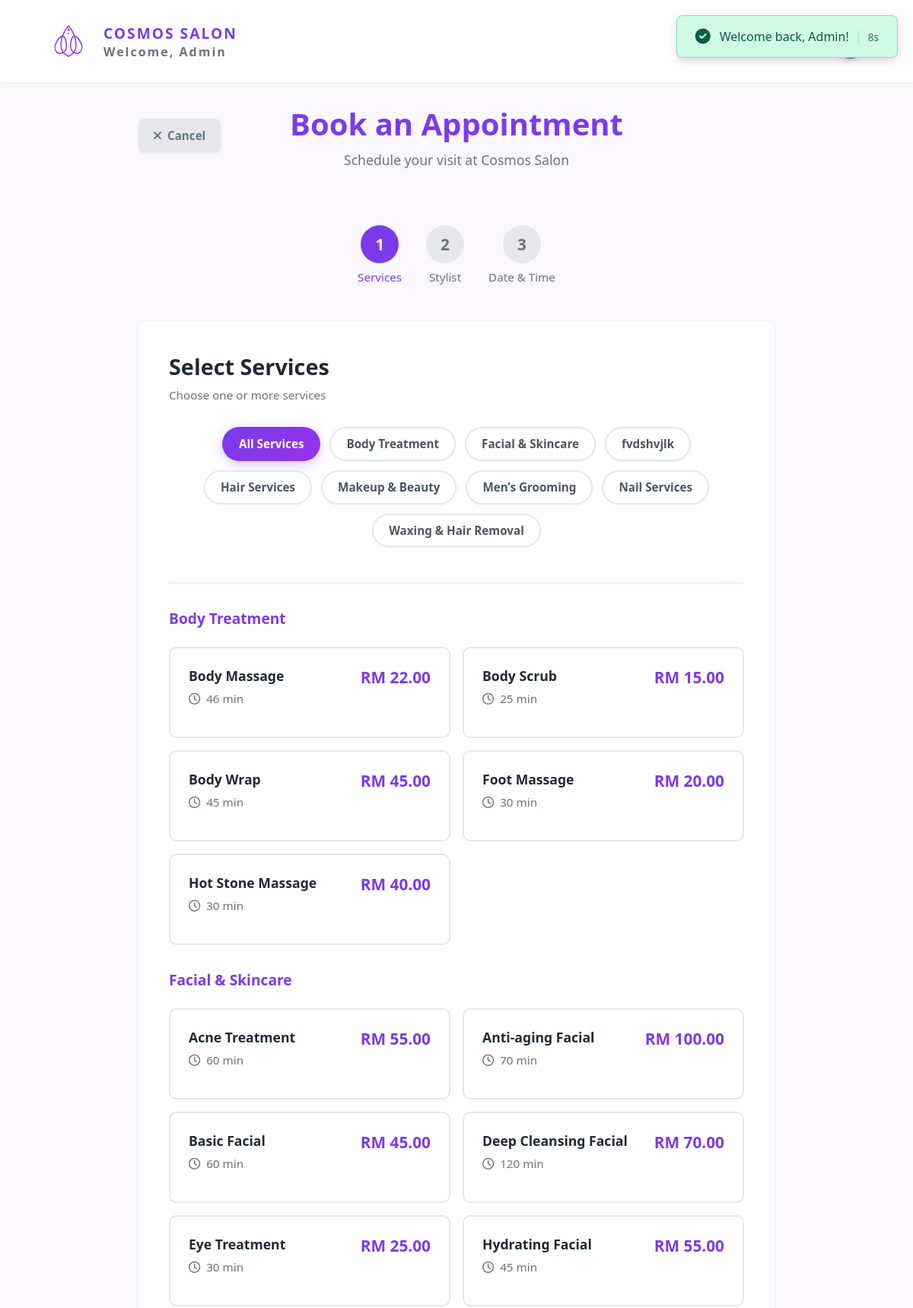
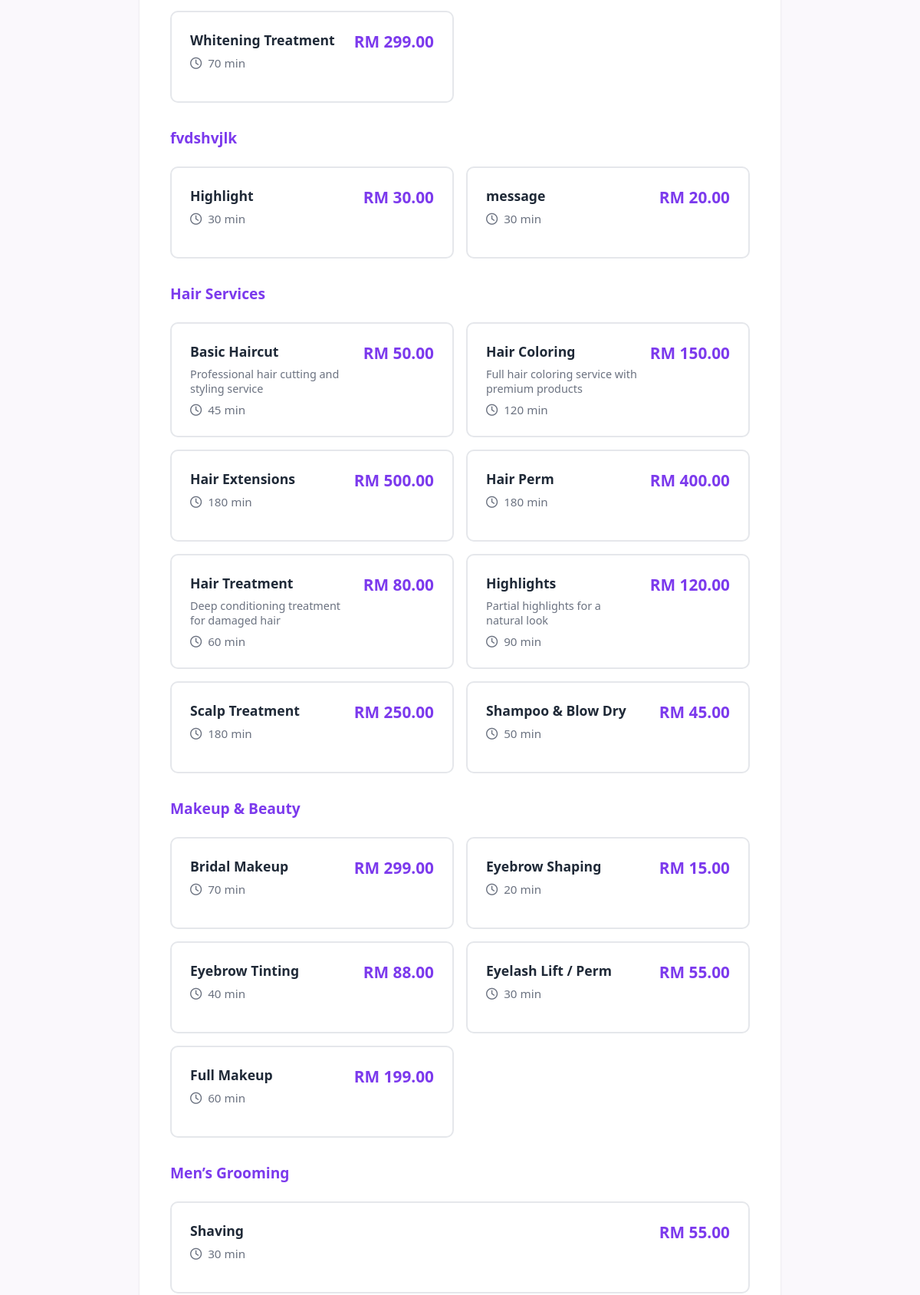
Screenshot of /salonsystem/appointment/appointment.php (signed in, upper part) with the database file from the repository (2 pictures, top to bottom).
### tables this page shows
CREATE TABLE `user` (
  `user_id` int(11) NOT NULL,
  `name` varchar(50) NOT NULL,
  `email` varchar(100) NOT NULL,
  `phone` varchar(20) NOT NULL,
  `password_hash` varchar(255) NOT NULL,
  `role` enum('Customer','Staff','Admin') NOT NULL DEFAULT 'Customer',
  `created_at` timestamp NOT NULL DEFAULT current_timestamp()
);

CREATE TABLE `service` (
  `service_id` int(11) NOT NULL,
  `service_name` varchar(100) NOT NULL,
  `description` text DEFAULT NULL,
  `duration_minutes` int(11) NOT NULL,
  `category_id` int(11) NOT NULL,
  `price` decimal(10,2) NOT NULL,
  `status` enum('Active','Inactive') DEFAULT 'Active',
  `created_at` timestamp NOT NULL DEFAULT current_timestamp(),
  `updated_at` timestamp NOT NULL DEFAULT current_timestamp() ON UPDATE current_timestamp()
);

### salonsystem/appointment/appointment.php (the view, shortened to what this page needs)
<?php
require_once '../config.php';
$pageCSS = '../css/appointment.css';
$services = [];
$categoryLabels = [];
try {
    $sql = "SELECT s.*, c.category_name
            FROM service s
            JOIN category c ON s.category_id = c.category_id
            WHERE s.status = 'Active'
            ORDER BY c.category_name, s.service_name";
    $stmt = $pdo->prepare($sql);
    $stmt->execute();
    while ($row = $stmt->fetch(PDO::FETCH_ASSOC)) {
        $categoryName = trim($row['category_name'] ?? '');
        $categoryName = preg_replace('/\s+/', ' ', $categoryName);
        $categoryKey = strtolower($categoryName);
        if (!isset($categoryLabels[$categoryKey])) {
            $categoryLabels[$categoryKey] = $categoryName;
            $services[$categoryLabels[$categoryKey]] = [];
        }
        $services[$categoryLabels[$categoryKey]][] = $row;
    }
} catch (PDOException $e) {
    error_log("Error loading services: " . $e->getMessage());
    $_SESSION['error_message'] = "Error loading services. Please try again later.";
}
include '../head.php';
include '../flash_message.php';
?>
<div class="appointment-container">
    <div class="appointment-header">
        <a href="my_bookings.php" class="cancel-btn">
            <i class="fas fa-times"></i> Cancel
        </a>
        <div class="header-content">
            <h1>Book an Appointment</h1>
            <p>Schedule your visit at Cosmos Salon</p>
        </div>
    </div>
    <div class="steps-container">
        <div class="step active" id="step-1">
            <div class="step-number">1</div>
            <div class="step-label">Services</div>
        </div>
        <div class="step" id="step-2">
            <div class="step-number">2</div>
            <div class="step-label">Stylist</div>
        </div>
        <div class="step" id="step-3">
            <div class="step-number">3</div>
            <div class="step-label">Date & Time</div>
        </div>
    </div>
    <form method="POST" action="" id="appointmentForm">
<div class="form-step active" id="service-step">
    <div class="step-title">
        <h2>Select Services</h2>
        <p style="color: #6b7280; font-size: 0.95rem; margin-top: 0.5rem;">Choose one or more services</p>
    </div>
    <div class="category-filter-container">
        <div class="filter-chips">
            <button type="button" class="filter-chip active" data-filter="all" onclick="filterServicesByCategory(this)">
                All Services
            </button>
            <?php
            $displayedCategories = [];
            foreach ($services as $category => $categoryServices):
                if (!in_array($category, $displayedCategories)):
                    $displayedCategories[] = $category;
                    $categorySlug = strtolower(preg_replace('/[^a-z0-9]+/', '-', $category));
            ?>
                <button type="button" class="filter-chip"
                        data-filter="<?php echo $categorySlug; ?>"
                        onclick="filterServicesByCategory(this)">
                    <?php echo htmlspecialchars($category); ?>
                </button>
            <?php
                endif;
            endforeach;
            ?>
        </div>
    </div>
    <div class="services-grid">
        <?php foreach ($services as $category => $categoryServices):
            $categorySlug = strtolower(preg_replace('/[^a-z0-9]+/', '-', $category));
        ?>
            <div class="service-category-section" data-category="<?php echo $categorySlug; ?>">
                <h3 class="category-header"><?php echo htmlspecialchars($category); ?></h3>
                <div class="services-list">
                    <?php foreach ($categoryServices as $service): ?>
                        <label class="service-option">
                            <div class="service-card">
                                <div class="service-info">
                                    <h4><?php echo htmlspecialchars($service['service_name']); ?></h4>
                                    <p class="service-description"><?php echo htmlspecialchars($service['description'] ?? ''); ?></p>
                                    <p class="service-duration">
                                        <i class="far fa-clock"></i>
                                        <?php echo $service['duration_minutes']; ?> min
                                    </p>
                                </div>
                                <div class="service-price">
                                    RM <?php echo number_format($service['price'], 2); ?>
                                </div>
                            </div>
                        </label>
                    <?php endforeach; ?>
                </div>
            </div>
        <?php endforeach; ?>
    </div>
</div>
    </form>
</div>
</body>
</html>

### salonsystem/head.php (shortened to what this page needs)
<?php
require_once __DIR__ . '/config.php';
$currentUser = null;
if (isset($_SESSION['logged_in']) && $_SESSION['logged_in'] === true && isset($_SESSION['user_id'])) {
    try {
        $stmt = $pdo->prepare("SELECT user_id, name, email, phone, role FROM user WHERE user_id = ?");
        $stmt->execute([$_SESSION['user_id']]);
        $currentUser = $stmt->fetch(PDO::FETCH_ASSOC);
    } catch (PDOException $e) {
        error_log("Error fetching user data: " . $e->getMessage());
    }
}
?>
<!DOCTYPE html>
<html lang="en">
<head>
    <link rel="stylesheet" href="https://cdnjs.cloudflare.com/ajax/libs/font-awesome/6.0.0/css/all.min.css">
    <link rel="stylesheet" href="/salonsystem/css/common.css">
    <?php if(isset($pageCSS)): ?>
        <link rel="stylesheet" href="<?php echo $pageCSS; ?>">
    <?php endif; ?>
</head>
<body>
<?php
if (isset($useIndexNav) && $useIndexNav === true):
?>
    <nav class="nav">
        <div class="logo-section">
            <a href="/salonsystem/index.php" style="text-decoration: none; display: flex; align-items: center; gap: 0.5rem;">
                <div class="logo">
                    <svg width="60" height="60" viewBox="0 0 60 60" fill="none" xmlns="http://www.w3.org/2000/svg">
                        <path d="M30 10C25 15 20 25 20 35C20 42 24 48 30 50C36 48 40 42 40 35C40 25 35 15 30 10Z" stroke="#9333ea" stroke-width="1.5" fill="none"/>
                        <path d="M15 30C12 35 10 40 15 45C20 48 25 45 27 40C28 35 27 30 25 25C22 22 17 25 15 30Z" stroke="#9333ea" stroke-width="1.5" fill="none"/>
                        <path d="M45 30C48 35 50 40 45 45C40 48 35 45 33 40C32 35 33 30 35 25C38 22 43 25 45 30Z" stroke="#9333ea" stroke-width="1.5" fill="none"/>
                        <circle cx="30" cy="15" r="1.5" fill="#9333ea"/>
                        <circle cx="30" cy="20" r="1" fill="#9333ea"/>
                    </svg>
                </div>
                <span class="brand-name">COSMOS SALON</span>
            </a>
        </div>
        <ul class="nav-links">
            <li><a href="#" class="active">HOME</a></li>
            <li><a href="#about">ABOUT</a></li>
            <li><a href="#treatments">SERVICES</a></li>
            <li><a href="#pricing">PRICING</a></li>
            <li><a href="#availability">AVAILABILITY</a></li>
            <li><a href="#contact">CONTACT</a></li>
            <?php if($currentUser): ?>
                <?php
                $roleButtonText = 'MY BOOKINGS';
                $roleButtonLink = 'appointment/my_bookings.php';
                if ($currentUser['role'] === 'Admin') {
                    $roleButtonText = 'ADMIN';
                    $roleButtonLink = 'users_management/users.php';
                } elseif ($currentUser['role'] === 'Staff') {
                    $roleButtonText = 'SCHEDULE';
                    $roleButtonLink = 'schedule_service/schedule.php';
                }
                ?>
                <li><a href="<?php echo $roleButtonLink; ?>" class="btn-outline-nav"><?php echo $roleButtonText; ?></a></li>
                <li>
                    <div class="user-profile-nav" onclick="toggleProfileMenuNav()">
                        <div class="avatar">
                            <img src="/salonsystem/images/default-pic.jpg" alt="<?php echo htmlspecialchars($currentUser['name']); ?>" class="avatar-img">
                        </div>
                        <div class="profile-dropdown" id="profileDropdownNav">
                            <div class="dropdown-header">
                                <div class="dropdown-user-info">
                                    <strong><?php echo htmlspecialchars($currentUser['name']); ?></strong>
                                    <span><?php echo htmlspecialchars($currentUser['email']); ?></span>
                                </div>
                            </div>
                            <div class="dropdown-item" onclick="viewProfile()">
                                <i class="fas fa-user-circle"></i>
                                <span>My Profile</span>
                            </div>
                            <div class="dropdown-item" onclick="logout()">
                                <i class="fas fa-sign-out-alt"></i>
                                <span>Logout</span>
                            </div>
                        </div>
                    </div>
                </li>
            <?php else: ?>
                <li><a href="users_management/login.php" class="btn-filled">LOGIN</a></li>
            <?php endif; ?>
        </ul>
    </nav>
<?php elseif (!isset($hideCommonHeader) || $hideCommonHeader === false):
?>
    <div class="header">
        <div class="header-left">
            <a href="/salonsystem/index.php" style="text-decoration: none; display: flex; align-items: center; gap: 0.5rem;">
            </a>
            <div class="header-title">
                <span>COSMOS SALON</span>
                <?php if($currentUser): ?>
                    <p>Welcome, <?php echo htmlspecialchars($currentUser['name']); ?></p>
                <?php endif; ?>
            </div>
        </div>
        <?php if($currentUser): ?>
            <div class="user-profile" onclick="toggleProfileMenu()">
                <div class="avatar">
                </div>
            </div>
        <?php endif; ?>
    </div>
<?php endif; ?>

### salonsystem/css/common.css (style rules this page uses)
* { margin: 0; padding: 0; box-sizing: border-box; -ms-overflow-style: none; scrollbar-width: none; }
body { font-family: 'Segoe UI', Tahoma, Geneva, Verdana, sans-serif; background: linear-gradient(135deg, #fdf4ff 0%, #f3e8ff 50%, #ede9fe 100%); min-height: 100vh; }
:root { --primary-color: #7c3aed; --primary-hover: #6d28d9; --text-dark: #1f2937; --text-medium: #4b5563; --text-light: #6b7280; --border-color: #e5e7eb; --background-light: #f9fafb; --success-color: #059669; }
.header { background: rgba(255, 255, 255, 0.95); padding: 1.5rem 5%; display: flex; justify-content: space-between; align-items: center; z-index: 1000; box-shadow: 0 2px 5px rgba(0,0,0,0.05); }
.header-left { display: flex; align-items: center; gap: 1rem; }
.header-title { font-size: 1.2rem; font-weight: 600; letter-spacing: 2px; color: #7c3aed; }
.header-title p { color: #6b7280; font-size: 1rem; margin: 0; }
button { font-family: inherit; cursor: pointer; }
.user-profile { position: relative; cursor: pointer; }
.avatar { width: 45px; height: 45px; border-radius: 50%; overflow: hidden; transition: all 0.3s; box-shadow: 0 2px 8px rgba(124, 58, 237, 0.2); border: 2px solid #7c3aed; }

### rows the page displays
user: name "Admin"
service: service_name "Body Massage", duration_minutes "46", price "22.00"
service: service_name "Body Scrub", duration_minutes "25", price "15.00"
service: service_name "Body Wrap", duration_minutes "45", price "45.00"
service: service_name "Foot Massage", duration_minutes "30", price "20.00"
service: service_name "Hot Stone Massage", duration_minutes "30", price "40.00"
service: service_name "Acne Treatment", duration_minutes "60", price "55.00"
service: service_name "Anti-aging Facial", duration_minutes "70", price "100.00"
service: service_name "Basic Facial", duration_minutes "60", price "45.00"
service: service_name "Deep Cleansing Facial", duration_minutes "120", price "70.00"
service: service_name "Eye Treatment", duration_minutes "30", price "25.00"
service: service_name "Hydrating Facial", duration_minutes "45", price "55.00"
service: service_name "Whitening Treatment", duration_minutes "70", price "299.00"
service: service_name "Highlight", duration_minutes "30", price "30.00"
service: service_name "message", duration_minutes "30", price "20.00"
service: service_name "Basic Haircut", description "Professional hair cutting and styling service", duration_minutes "45", price "50.00"
service: service_name "Hair Coloring", description "Full hair coloring service with premium products", duration_minutes "120", price "150.00"
service: service_name "Hair Extensions", duration_minutes "180", price "500.00"
service: service_name "Hair Perm", duration_minutes "180", price "400.00"
service: service_name "Hair Treatment", description "Deep conditioning treatment for damaged hair", duration_minutes "60", price "80.00"
service: service_name "Highlights", description "Partial highlights for a natural look", duration_minutes "90", price "120.00"
service: service_name "Scalp Treatment", duration_minutes "180", price "250.00"
service: service_name "Shampoo & Blow Dry", duration_minutes "50", price "45.00"
service: service_name "Bridal Makeup", duration_minutes "70", price "299.00"
service: service_name "Eyebrow Shaping", duration_minutes "20", price "15.00"
service: service_name "Eyebrow Tinting", duration_minutes "40", price "88.00"
service: service_name "Eyelash Lift / Perm", duration_minutes "30", price "55.00"
service: service_name "Full Makeup", duration_minutes "60", price "199.00"
service: service_name "Shaving", duration_minutes "30", price "55.00"

### other values shown
$flashMessage "Welcome back, Admin!"
$category "Body Treatment"
$category "Facial & Skincare"
$category "fvdshvjlk"
$category "Hair Services"
$category "Makeup & Beauty"
$category "Men’s Grooming"
$category "Nail Services"
$category "Waxing & Hair Removal"
